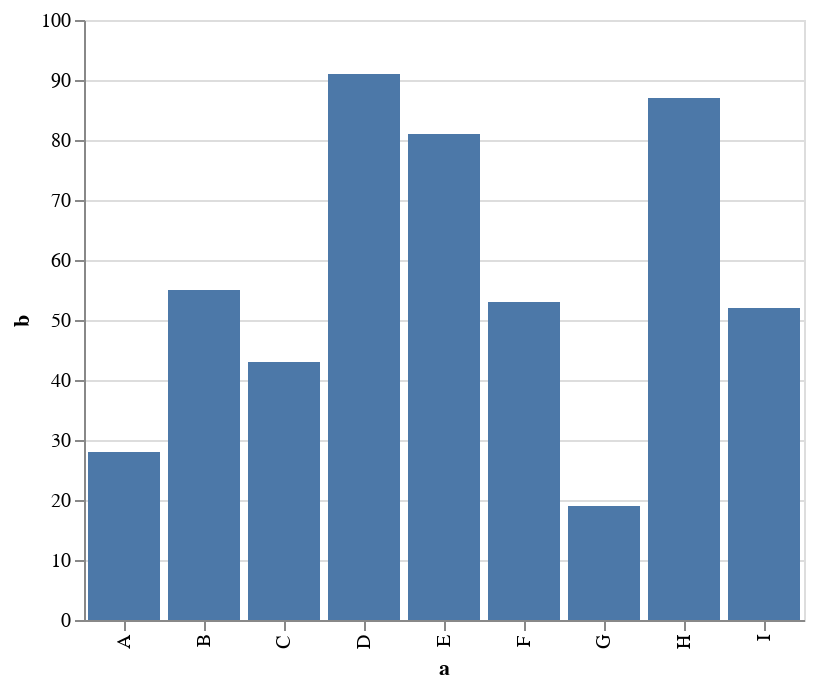

This figure's Vega-Lite source:
### Vega-Lite specification from a JSON file in a GitHub repository (floating-point values rounded to 4 significant figures)
{"$schema": "https://vega.github.io/schema/vega-lite/v3.json", "description": "A simple bar chart with embedded data.", "width": 360, "data": {"values": [{"a": "A", "b": 28}, {"a": "B", "b": 55}, {"a": "C", "b": 43}, {"a": "D", "b": 91}, {"a": "E", "b": 81}, {"a": "F", "b": 53}, {"a": "G", "b": 19}, {"a": "H", "b": 87}, {"a": "I", "b": 52}]}, "mark": "bar", "encoding": {"x": {"field": "a", "type": "ordinal"}, "y": {"field": "b", "type": "quantitative"}, "tooltip": {"field": "b", "type": "quantitative"}}}
